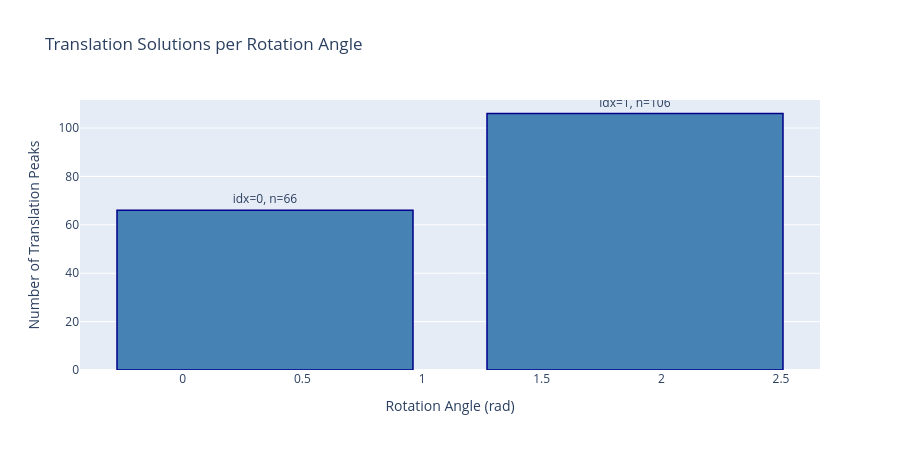

The notebook cell saved with this chart:
### Markdown cell above
## Translation Solutions per Rotation Angle

Bar chart showing how many translation solutions were detected for each candidate rotation angle.

### Code cell
if data_meta and angle_data and len(rotation_order) > 0:
    fig = go.Figure()
    
    angles = [angle_data[i]['angle'] for i in rotation_order
              if i < len(angle_data)]
    num_trans = [angle_data[i]['numTranslations'] for i in rotation_order
                 if i < len(angle_data)]
    angle_indices = [angle_data[i]['angleIndex'] for i in rotation_order
                    if i < len(angle_data)]
    
    fig.add_trace(go.Bar(
        x=angles,
        y=num_trans,
        text=[f'idx={idx}, n={n}' for idx, n in zip(angle_indices, num_trans)],
        textposition='outside',
        marker_color='steelblue',
        marker_line_color='darkblue',
        marker_line_width=1.5,
        name='Translation Solutions'
    ))
    
    fig.update_xaxes(title_text='Rotation Angle (rad)')
    fig.update_yaxes(title_text='Number of Translation Peaks')
    fig.update_layout(height=450, width=900, title_text='Translation Solutions per Rotation Angle')
    fig.show()
else:
    print('No dataForReadIn.csv data available')

### Figure 1 — Plotly figure (JSON) as saved in the notebook; plotly's stock layout.template omitted (floating-point values rounded to 4 significant figures)
{"data": [{"marker": {"color": "steelblue", "line": {"color": "darkblue", "width": 1.5}}, "name": "Translation Solutions", "text": ["idx=0, n=66", "idx=1, n=106"], "textposition": "outside", "type": "bar", "x": [0.3436, 1.89], "y": [66, 106]}], "layout": {"height": 450, "title": {"text": "Translation Solutions per Rotation Angle"}, "width": 900, "xaxis": {"title": {"text": "Rotation Angle (rad)"}}, "yaxis": {"title": {"text": "Number of Translation Peaks"}}}}
